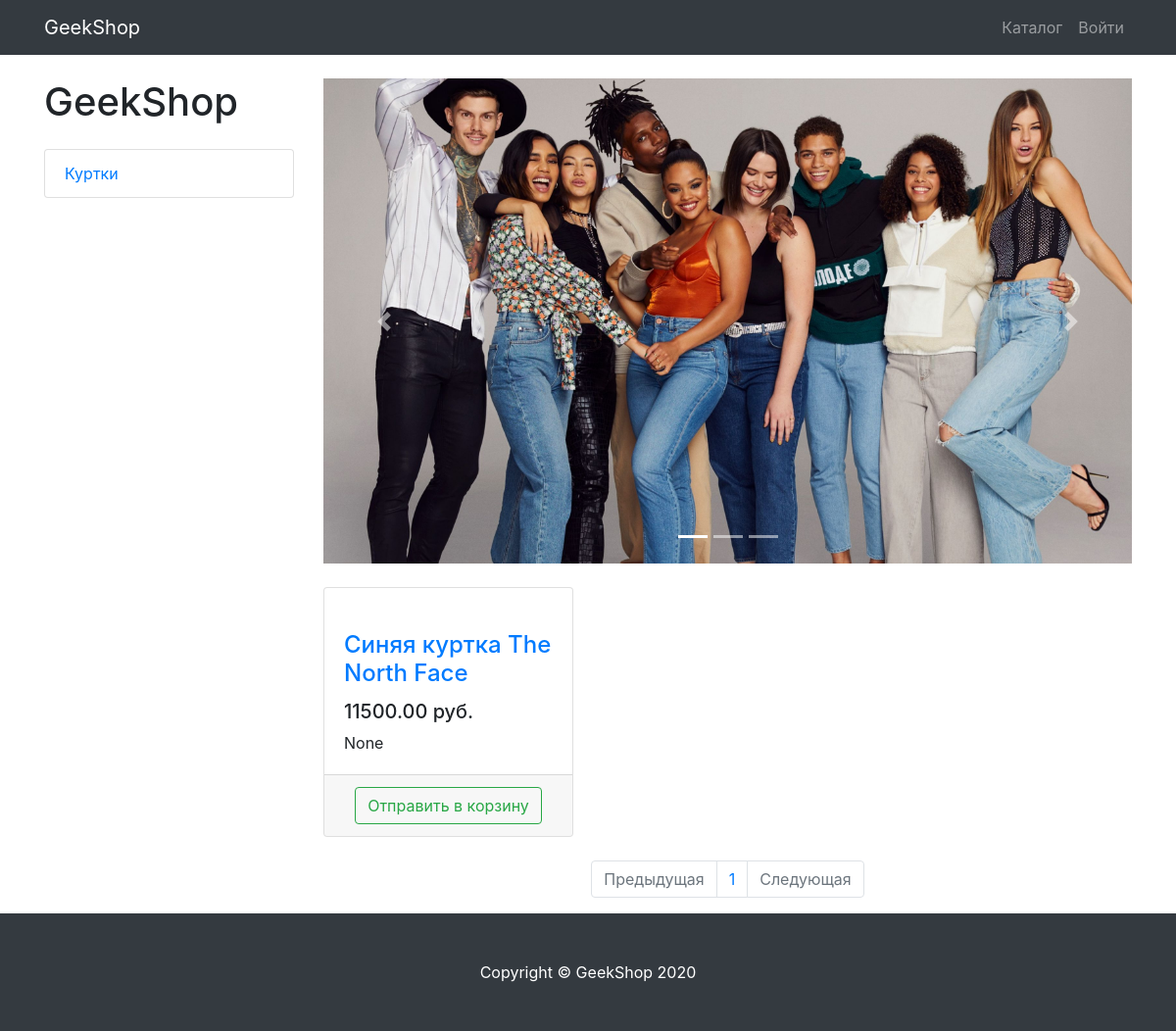
Before: /products/ with the older database file.
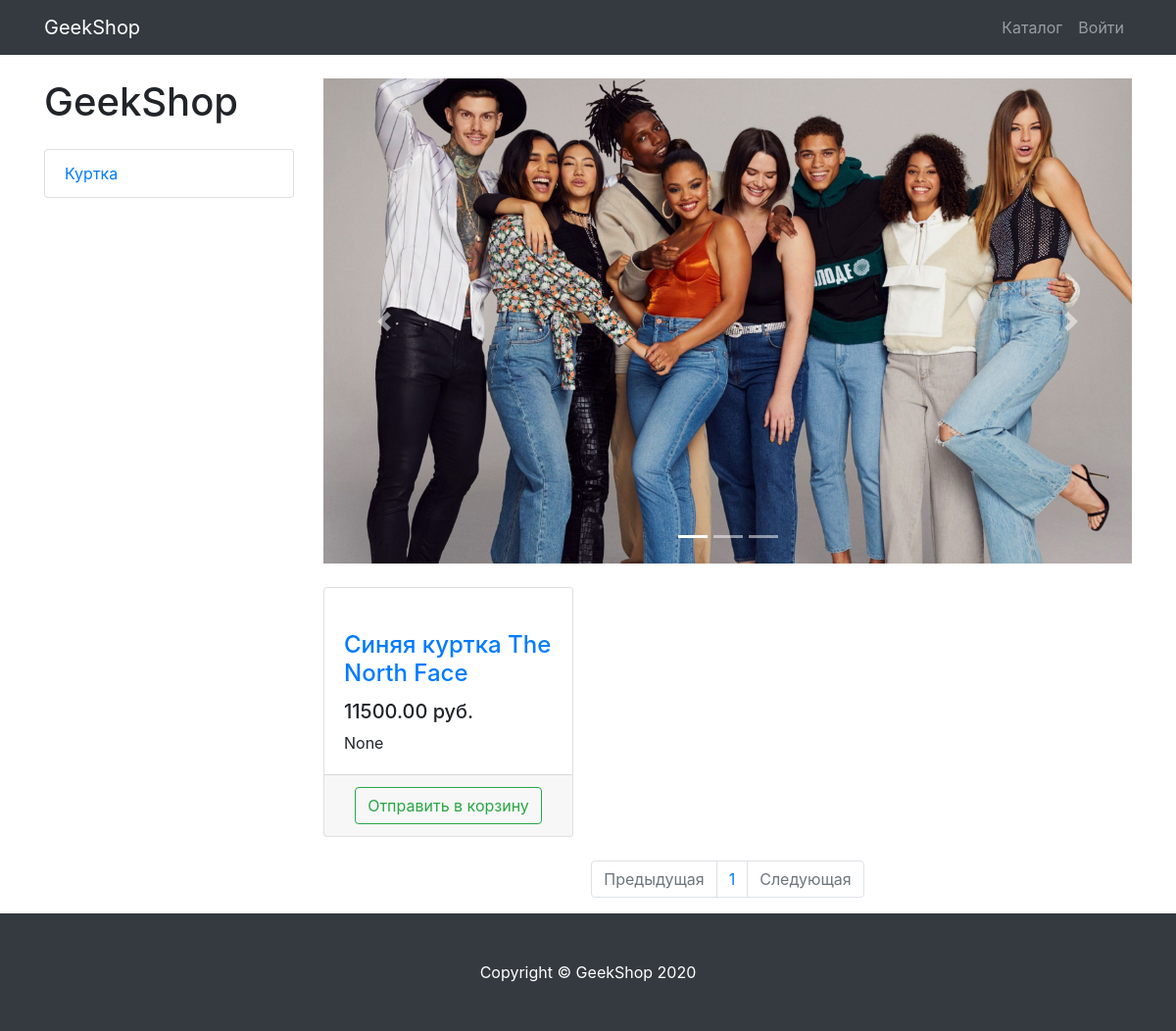
After: the same page with the newer database file.
### productsapp/models.py (models this page shows, shortened)
class ProductCategory(models.Model):
    name = models.CharField(max_length=64, unique=True)
    description = models.TextField(blank=True, null=True)

### productsapp/views.py (the view)
# urls.py: path('products/', include('productsapp.urls', namespace='products')),
def products(request, category_id=None, page=1):
    context = {'title': 'GeekShop - Каталог',
               'menu_items': ProductCategory.objects.values(), }
    if category_id:
        products = Product.objects.filter(category_id=category_id)
    else:
        products = Product.objects.all()
    paginator = Paginator(products, 3)
    try:
        products_paginator = paginator.page(page)
    except PageNotAnInteger:
        products_paginator = paginator.page(1)
    except EmptyPage:
        products_paginator = paginator.page(paginator.num_pages)
    context['products'] = products_paginator
    return render(request, 'products/products.html', context)

### productsapp/templates/products/products.html (shortened to what the changed rows need)
{% extends 'products/base.html' %}
{% load static %}
{% block css %}
    <link href="{% static 'css/products.css' %}" rel="stylesheet">
{% endblock %}
{% block content %}
    <div class="container">
        <div class="row">
            <div class="col-lg-3">
                <h1 class="my-4">GeekShop</h1>
                <div class="list-group">
                    {% for menu_item in menu_items %}
                        <a href="{% url 'products:product' menu_item.id %}"
                           class="list-group-item">{{ menu_item.name }}</a>
                    {% endfor %}
                </div>
            </div>
        </div>
    </div>
{% endblock %}

Changed rows visible on the page:
changed ProductCategory: name "Куртки" → "Куртка"
